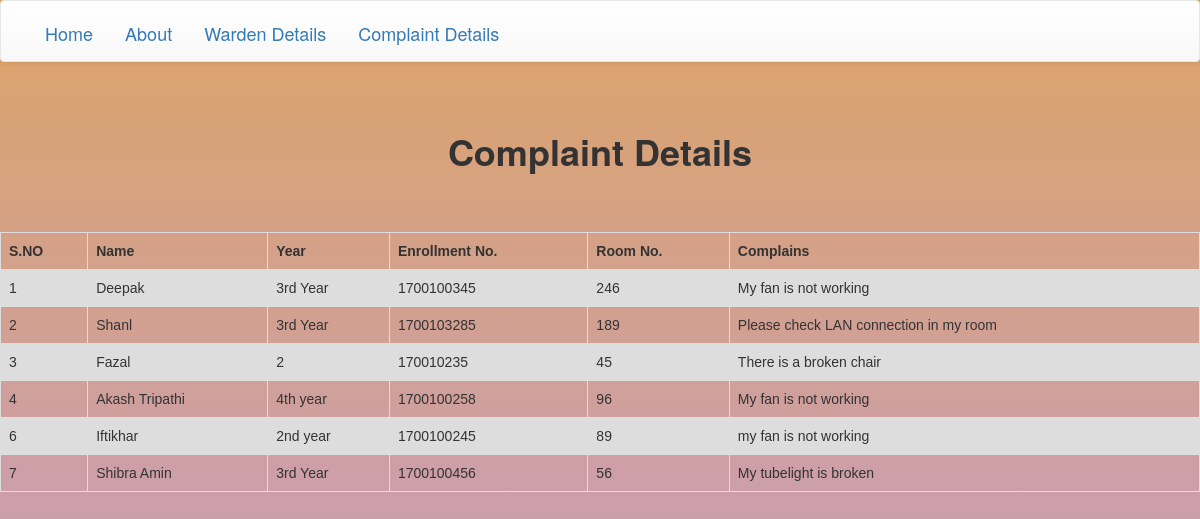
/Complaintapp/details/, run on the app's committed database.
### Complaintapp/models.py (models this page shows, shortened)
class ComplaintInfo(models.Model):
    name=models.CharField(max_length=255)
    email=models.EmailField(unique=True,null=True)
    year=models.CharField(max_length=90)
    enrollment_num=models.IntegerField(unique=True)
    room_num=models.IntegerField(unique=True)
    complaintbox=models.TextField(max_length=255)

### Complaintapp/views.py (the view)
def Details(request):
    complaints=ComplaintInfo.objects.all()
    mydict={'mycomplaints':complaints}
    return render(request,'Complaintapp/complaintdetails.html',context=mydict)

### templates/Complaintapp/complaintdetails.html
{%extends 'Complaintapp/base.html'%} {%block body_block%} {%load staticfiles%}
<link rel="stylesheet" href="{%static 'css/detail.css'%}"> {%if mycomplaints%}
<h1 style="text-align: center; font-weight: bold;margin-top: 70px; margin-bottom:0;">Complaint Details</h1>
<table>
    <tr>
        <th>S.NO</th>
        <th>Name</th>
        <th>Year</th>
        <th>Enrollment No.</th>
        <th>Room No.</th>
        <th>Complains</th>
    </tr>
    {%for list in mycomplaints%}
    <tr>
        <td class="list">{{list.id}}</td>
        <td class="list">{{list.name}}</td>
        <td class="list">{{list.year}}</td>
        <td class="list">{{list.enrollment_num}}</td>
        <td class="list">{{list.room_num}}</td>
        <td class="list">{{list.complaintbox}}</td>
    </tr>
    {%endfor%} {%else%} print("error") {%endif%} {%endblock%}

### Complaintapp/static/css/detail.css (style rules this page uses)
table { font-family: arial, sans-serif; border-collapse: collapse; width: 100%; margin-top: 60px; }
.list, th { border: 1px solid #dddddd; text-align: left; padding: 8px; }
tr:nth-child(even) { background-color: #dddddd; }
* { margin: 0; padding: 0; }
html { height: 100%; background: linear-gradient(rgba(196, 102, 0, 0.6), rgba(155, 89, 182, 0.6)); }
body { background: none; }

### data on the page
ComplaintInfo: id "1", name "Deepak", year "3rd Year", enrollment_num "1700100345", room_num "246", complaintbox "My fan is not working"
ComplaintInfo: id "2", name "Shanl", year "3rd Year", enrollment_num "1700103285", room_num "189", complaintbox "Please check LAN connection in my room"
ComplaintInfo: id "3", name "Fazal", year "2", enrollment_num "170010235", room_num "45", complaintbox "There is a broken chair"
ComplaintInfo: id "4", name "Akash Tripathi", year "4th year", enrollment_num "1700100258", room_num "96", complaintbox "My fan is not working"
ComplaintInfo: id "6", name "Iftikhar", year "2nd year", enrollment_num "1700100245", room_num "89", complaintbox "my fan is not working"
ComplaintInfo: id "7", name "Shibra Amin", year "3rd Year", enrollment_num "1700100456", room_num "56", complaintbox "My tubelight is broken"
